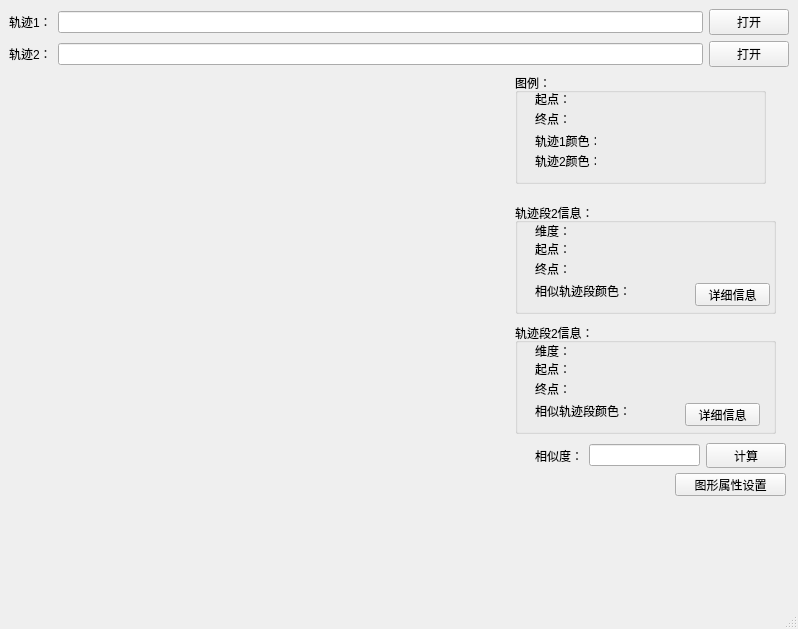
<?xml version="1.0" encoding="UTF-8"?>
<ui version="4.0">
 <class>calPanel</class>
 <widget class="QMainWindow" name="calPanel">
  <property name="geometry">
   <rect>
    <x>0</x>
    <y>0</y>
    <width>798</width>
    <height>629</height>
   </rect>
  </property>
  <property name="windowTitle">
   <string>MainWindow</string>
  </property>
  <widget class="QWidget" name="centralwidget">
   <layout class="QVBoxLayout" name="verticalLayout_2">
    <item>
     <layout class="QVBoxLayout" name="verticalLayout">
      <item>
       <layout class="QHBoxLayout" name="horizontalLayout">
        <item>
         <widget class="QLabel" name="file1Label">
          <property name="maximumSize">
           <size>
            <width>16777215</width>
            <height>22</height>
           </size>
          </property>
          <property name="text">
           <string>轨迹1：</string>
          </property>
         </widget>
        </item>
        <item>
         <widget class="QLineEdit" name="file1Path">
          <property name="maximumSize">
           <size>
            <width>16777215</width>
            <height>22</height>
           </size>
          </property>
         </widget>
        </item>
        <item>
         <widget class="QPushButton" name="file1Btn">
          <property name="text">
           <string>打开</string>
          </property>
         </widget>
        </item>
       </layout>
      </item>
      <item>
       <layout class="QHBoxLayout" name="horizontalLayout_2">
        <item>
         <widget class="QLabel" name="file2Label">
          <property name="text">
           <string>轨迹2：</string>
          </property>
         </widget>
        </item>
        <item>
         <widget class="QLineEdit" name="file2Path"/>
        </item>
        <item>
         <widget class="QPushButton" name="file2Btn">
          <property name="text">
           <string>打开</string>
          </property>
         </widget>
        </item>
       </layout>
      </item>
     </layout>
    </item>
    <item>
     <layout class="QHBoxLayout" name="horizontalLayout_4">
      <item>
       <widget class="MapWindow" name="mapWidget" native="true">
        <property name="minimumSize">
         <size>
          <width>500</width>
          <height>500</height>
         </size>
        </property>
       </widget>
      </item>
      <item>
       <widget class="QWidget" name="infoWidget" native="true">
        <property name="minimumSize">
         <size>
          <width>250</width>
          <height>500</height>
         </size>
        </property>
        <property name="maximumSize">
         <size>
          <width>300</width>
          <height>16777215</height>
         </size>
        </property>
        <widget class="QWidget" name="layoutWidget">
         <property name="geometry">
          <rect>
           <x>20</x>
           <y>370</y>
           <width>251</width>
           <height>25</height>
          </rect>
         </property>
         <layout class="QHBoxLayout" name="horizontalLayout_3">
          <item>
           <widget class="QLabel" name="ResLabel">
            <property name="text">
             <string>相似度：</string>
            </property>
           </widget>
          </item>
          <item>
           <widget class="QLineEdit" name="Result"/>
          </item>
          <item>
           <widget class="QPushButton" name="startBtn">
            <property name="text">
             <string>计算</string>
            </property>
           </widget>
          </item>
         </layout>
        </widget>
        <widget class="QGroupBox" name="groupBox">
         <property name="geometry">
          <rect>
           <x>0</x>
           <y>250</y>
           <width>261</width>
           <height>111</height>
          </rect>
         </property>
         <property name="title">
          <string>轨迹段2信息：</string>
         </property>
         <widget class="QLabel" name="label_3">
          <property name="geometry">
           <rect>
            <x>20</x>
            <y>20</y>
            <width>81</width>
            <height>16</height>
           </rect>
          </property>
          <property name="text">
           <string>维度：</string>
          </property>
         </widget>
         <widget class="QLabel" name="label_11">
          <property name="geometry">
           <rect>
            <x>20</x>
            <y>40</y>
            <width>54</width>
            <height>12</height>
           </rect>
          </property>
          <property name="text">
           <string>起点：</string>
          </property>
         </widget>
         <widget class="QLabel" name="label_12">
          <property name="geometry">
           <rect>
            <x>20</x>
            <y>60</y>
            <width>54</width>
            <height>12</height>
           </rect>
          </property>
          <property name="text">
           <string>终点：</string>
          </property>
         </widget>
         <widget class="QLabel" name="label_13">
          <property name="geometry">
           <rect>
            <x>20</x>
            <y>80</y>
            <width>91</width>
            <height>16</height>
           </rect>
          </property>
          <property name="text">
           <string>相似轨迹段颜色：</string>
          </property>
         </widget>
         <widget class="QPushButton" name="pushButton_2">
          <property name="geometry">
           <rect>
            <x>170</x>
            <y>80</y>
            <width>75</width>
            <height>23</height>
           </rect>
          </property>
          <property name="text">
           <string>详细信息</string>
          </property>
         </widget>
        </widget>
        <widget class="QGroupBox" name="groupBox_2">
         <property name="geometry">
          <rect>
           <x>0</x>
           <y>130</y>
           <width>261</width>
           <height>111</height>
          </rect>
         </property>
         <property name="title">
          <string>轨迹段2信息：</string>
         </property>
         <widget class="QLabel" name="label_14">
          <property name="geometry">
           <rect>
            <x>20</x>
            <y>20</y>
            <width>81</width>
            <height>16</height>
           </rect>
          </property>
          <property name="text">
           <string>维度：</string>
          </property>
         </widget>
         <widget class="QLabel" name="label_15">
          <property name="geometry">
           <rect>
            <x>20</x>
            <y>40</y>
            <width>54</width>
            <height>12</height>
           </rect>
          </property>
          <property name="text">
           <string>起点：</string>
          </property>
         </widget>
         <widget class="QLabel" name="label_16">
          <property name="geometry">
           <rect>
            <x>20</x>
            <y>60</y>
            <width>54</width>
            <height>12</height>
           </rect>
          </property>
          <property name="text">
           <string>终点：</string>
          </property>
         </widget>
         <widget class="QLabel" name="label_17">
          <property name="geometry">
           <rect>
            <x>20</x>
            <y>80</y>
            <width>91</width>
            <height>16</height>
           </rect>
          </property>
          <property name="text">
           <string>相似轨迹段颜色：</string>
          </property>
         </widget>
         <widget class="QPushButton" name="pushButton_3">
          <property name="geometry">
           <rect>
            <x>180</x>
            <y>80</y>
            <width>75</width>
            <height>23</height>
           </rect>
          </property>
          <property name="text">
           <string>详细信息</string>
          </property>
         </widget>
        </widget>
        <widget class="QGroupBox" name="groupBox_3">
         <property name="geometry">
          <rect>
           <x>0</x>
           <y>0</y>
           <width>251</width>
           <height>111</height>
          </rect>
         </property>
         <property name="title">
          <string>图例：</string>
         </property>
         <widget class="QLabel" name="label_6">
          <property name="geometry">
           <rect>
            <x>20</x>
            <y>20</y>
            <width>54</width>
            <height>12</height>
           </rect>
          </property>
          <property name="text">
           <string>起点：</string>
          </property>
         </widget>
         <widget class="QLabel" name="label_7">
          <property name="geometry">
           <rect>
            <x>20</x>
            <y>40</y>
            <width>54</width>
            <height>12</height>
           </rect>
          </property>
          <property name="text">
           <string>终点：</string>
          </property>
         </widget>
         <widget class="QLabel" name="label_9">
          <property name="geometry">
           <rect>
            <x>20</x>
            <y>60</y>
            <width>61</width>
            <height>16</height>
           </rect>
          </property>
          <property name="text">
           <string>轨迹1颜色：</string>
          </property>
         </widget>
         <widget class="QLabel" name="label_10">
          <property name="geometry">
           <rect>
            <x>20</x>
            <y>80</y>
            <width>61</width>
            <height>16</height>
           </rect>
          </property>
          <property name="text">
           <string>轨迹2颜色：</string>
          </property>
         </widget>
        </widget>
        <widget class="QPushButton" name="settingButton">
         <property name="geometry">
          <rect>
           <x>160</x>
           <y>400</y>
           <width>111</width>
           <height>23</height>
          </rect>
         </property>
         <property name="text">
          <string>图形属性设置</string>
         </property>
        </widget>
       </widget>
      </item>
     </layout>
    </item>
   </layout>
  </widget>
  <widget class="QStatusBar" name="statusbar"/>
 </widget>
 <customwidgets>
  <customwidget>
   <class>MapWindow</class>
   <extends>QWidget</extends>
   <header>mapwindow.h</header>
   <container>1</container>
  </customwidget>
 </customwidgets>
 <resources/>
 <connections/>
</ui>
